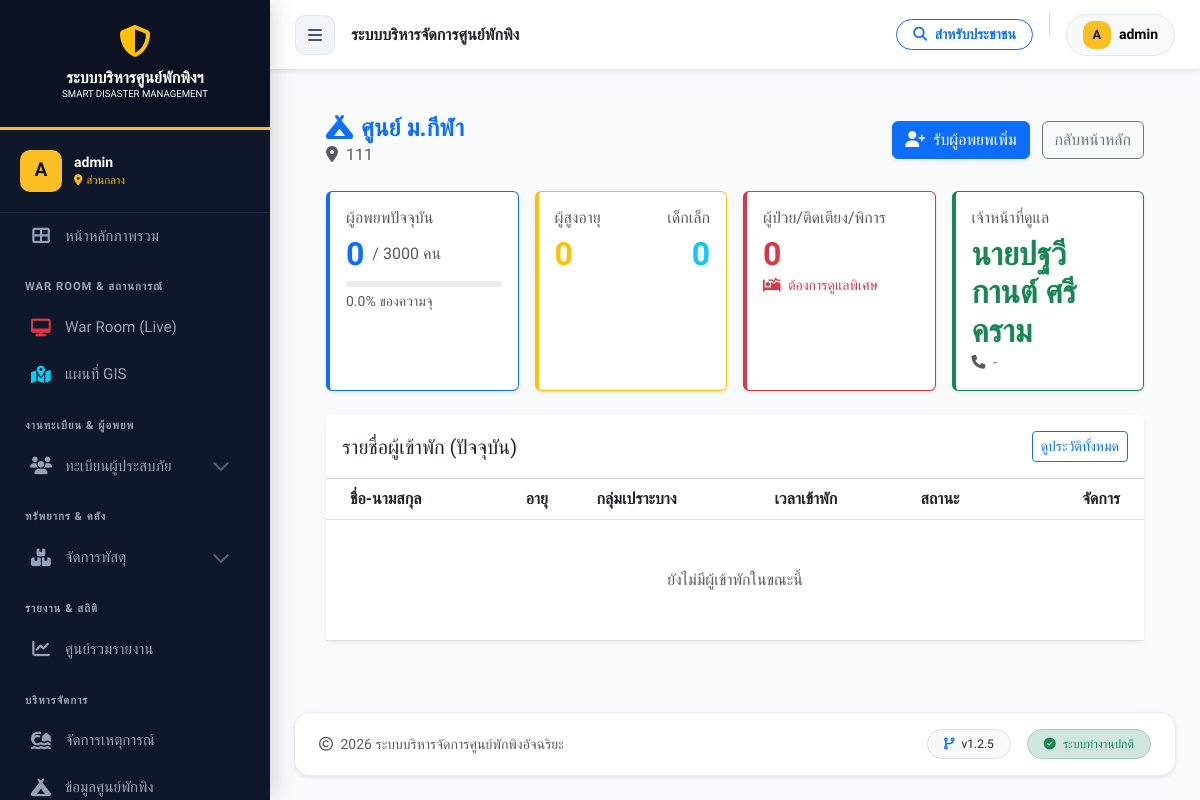
Page /shelter_details.php?id=9 (signed in) on the committed database.
### tables this page shows
CREATE TABLE `shelters` (
  `id` int(11) NOT NULL,
  `incident_id` int(11) NOT NULL COMMENT 'ผูกกับเหตุการณ์ไหน',
  `name` varchar(200) NOT NULL COMMENT 'ชื่อศูนย์',
  `location` text NOT NULL COMMENT 'ที่ตั้ง',
  `district` varchar(100) DEFAULT NULL,
  `province` varchar(100) DEFAULT NULL,
  `latitude` decimal(10,8) DEFAULT NULL,
  `longitude` decimal(11,8) DEFAULT NULL,
  `capacity` int(11) NOT NULL DEFAULT 0 COMMENT 'ความจุสูงสุด',
  `contact_person` varchar(255) DEFAULT NULL,
  `contact_phone` varchar(20) DEFAULT NULL,
  `status` enum('open','full','closed') NOT NULL DEFAULT 'open',
  `last_updated` datetime DEFAULT NULL,
  `created_at` datetime DEFAULT current_timestamp()
);

### shelter_details.php (the view, shortened to what this page needs)
<?php
include 'includes/header.php';
$shelter_id = isset($_GET['id']) ? intval($_GET['id']) : 0;
$sql_shelter = "SELECT * FROM shelters WHERE id = ?";
$stmt = $conn->prepare($sql_shelter);
$stmt->bind_param("i", $shelter_id);
$stmt->execute();
$shelter = $stmt->get_result()->fetch_assoc();
$stats = [
    'total' => 0,
    'male' => 0,
    'female' => 0,
    'elderly' => 0,
    'child' => 0,
    'patient' => 0
];
$sql_people = "SELECT * FROM evacuees WHERE shelter_id = ? AND status != 'returned' ORDER BY registered_at DESC";
$stmt_p = $conn->prepare($sql_people);
$stmt_p->bind_param("i", $shelter_id);
$stmt_p->execute();
$result_people = $stmt_p->get_result();
$capacity_percent = 0;
if ($shelter['capacity'] > 0) {
    $capacity_percent = ($stats['total'] / $shelter['capacity']) * 100;
}
?>
<div class="main-content">
    <div class="page-content">
        <div class="container-fluid">
            <div class="d-flex justify-content-between align-items-center mb-4">
                <div>
                    <h4 class="mb-0 text-primary fw-bold"><i class="fas fa-campground me-2"></i><?php echo htmlspecialchars($shelter['name']); ?></h4>
                    <span class="text-muted"><i class="fas fa-map-marker-alt me-1"></i> <?php echo htmlspecialchars($shelter['location'] ?? 'ไม่ระบุที่ตั้ง'); ?></span>
                </div>
                <div>
                    <a href="evacuee_form.php?shelter_id=<?php echo $shelter_id; ?>" class="btn btn-primary shadow-sm"><i class="fas fa-user-plus me-1"></i> รับผู้อพยพเพิ่ม</a>
                    <a href="index.php" class="btn btn-outline-secondary ms-2">กลับหน้าหลัก</a>
                </div>
            </div>
            <div class="row g-3 mb-4">
                <div class="col-md-3">
                    <div class="card stat-card border-primary shadow-sm h-100">
                        <div class="card-body">
                            <h6 class="text-muted text-uppercase mb-2">ผู้อพยพปัจจุบัน</h6>
                            <div class="d-flex align-items-center">
                                <h2 class="mb-0 text-primary fw-bold"><?php echo $stats['total']; ?></h2>
                                <span class="ms-2 text-muted">/ <?php echo $shelter['capacity']; ?> คน</span>
                            </div>
                            <div class="progress mt-2" style="height: 6px;">
                            </div>
                            <small class="text-muted mt-1 d-block"><?php echo number_format($capacity_percent, 1); ?>% ของความจุ</small>
                        </div>
                    </div>
                </div>
                <div class="col-md-3">
                    <div class="card stat-card border-warning shadow-sm h-100">
                        <div class="card-body">
                            <div class="d-flex justify-content-between">
                                <div>
                                    <h6 class="text-muted text-uppercase mb-2">ผู้สูงอายุ</h6>
                                    <h2 class="mb-0 text-warning fw-bold"><?php echo $stats['elderly']; ?></h2>
                                </div>
                                <div class="text-end">
                                    <h6 class="text-muted text-uppercase mb-2">เด็กเล็ก</h6>
                                    <h2 class="mb-0 text-info fw-bold"><?php echo $stats['child']; ?></h2>
                                </div>
                            </div>
                        </div>
                    </div>
                </div>
                <div class="col-md-3">
                    <div class="card stat-card border-danger shadow-sm h-100">
                        <div class="card-body">
                            <h6 class="text-muted text-uppercase mb-2">ผู้ป่วย/ติดเตียง/พิการ</h6>
                            <h2 class="mb-0 text-danger fw-bold"><?php echo $stats['patient']; ?></h2>
                            <small class="text-danger"><i class="fas fa-procedures me-1"></i> ต้องการดูแลพิเศษ</small>
                        </div>
                    </div>
                </div>
                <div class="col-md-3">
                    <div class="card stat-card border-success shadow-sm h-100">
                        <div class="card-body">
                            <h6 class="text-muted text-uppercase mb-2">เจ้าหน้าที่ดูแล</h6>
                            <h2 class="mb-0 text-success fw-bold"><?php echo htmlspecialchars($shelter['contact_person'] ?? '-'); ?></h2>
                            <small class="text-muted"><i class="fas fa-phone me-1"></i> <?php echo htmlspecialchars($shelter['phone'] ?? '-'); ?></small>
                        </div>
                    </div>
                </div>
            </div>
            <div class="card shadow-sm border-0">
                <div class="card-header bg-white py-3 d-flex justify-content-between align-items-center">
                    <h5 class="mb-0 text-dark font-weight-bold">รายชื่อผู้เข้าพัก (ปัจจุบัน)</h5>
                    <a href="evacuee_list.php?shelter_id=<?php echo $shelter_id; ?>" class="btn btn-sm btn-outline-primary">ดูประวัติทั้งหมด</a>
                </div>
                <div class="card-body p-0">
                    <div class="table-responsive">
                        <table class="table table-hover align-middle mb-0">
                            <thead class="bg-light">
                                <tr>
                                    <th class="ps-4">ชื่อ-นามสกุล</th>
                                    <th>อายุ</th>
                                    <th>กลุ่มเปราะบาง</th>
                                    <th>เวลาเข้าพัก</th>
                                    <th>สถานะ</th>
                                    <th class="text-end pe-4">จัดการ</th>
                                </tr>
                            </thead>
                            <tbody>
                                <?php
                                $result_people->data_seek(0);
                                if ($result_people->num_rows > 0):
                                    while($row = $result_people->fetch_assoc()):
                                ?>
                                    <tr>
                                        <td class="ps-4">
                                            <div class="fw-bold text-dark"><?php echo $row['prefix'].$row['first_name'].' '.$row['last_name']; ?></div>
                                            <small class="text-muted">ID: <?php echo $row['id_card']; ?></small>
                                        </td>
                                        <td>
                                            <?php echo $row['age']; ?> ปี
                                            <i class="fas <?php echo $row['gender']=='male'?'fa-male text-primary':'fa-female text-danger'; ?>"></i>
                                        </td>
                                        <td>
                                            <?php
                                            if(!empty($row['vulnerable_group'])) {
                                                $vg = explode(',', $row['vulnerable_group']);
                                                foreach($vg as $v) {
                                                    if($v=='elderly') echo '<span class="badge bg-warning text-dark me-1" title="ผู้สูงอายุ"><i class="fas fa-user-clock"></i></span>';
                                                    if($v=='child') echo '<span class="badge bg-info text-dark me-1" title="เด็กเล็ก"><i class="fas fa-baby"></i></span>';
                                                    if($v=='bedridden') echo '<span class="badge bg-danger me-1" title="ติดเตียง"><i class="fas fa-procedures"></i></span>';
                                                    if($v=='disabled') echo '<span class="badge bg-primary me-1" title="พิการ"><i class="fas fa-wheelchair"></i></span>';
                                                    if($v=='pregnant') echo '<span class="badge bg-pink text-dark me-1" style="background-color:pink" title="ตั้งครรภ์"><i class="fas fa-female"></i></span>';
                                                }
                                            } else {
                                                echo '<span class="text-muted small">-</span>';
                                            }
                                            ?>
                                        </td>
                                        <td>
                                            <?php
                                            $dt = strtotime($row['registered_at']);
                                            echo date('d/m/', $dt) . (date('Y', $dt)+543) . '<br><small class="text-muted">'.date('H:i น.', $dt).'</small>';
                                            ?>
                                        </td>
                                        <td><?php echo getStatusBadge($row['status']); ?></td>
                                        <td class="text-end pe-4">
                                            <a href="evacuee_form.php?id=<?php echo $row['id']; ?>" class="btn btn-sm btn-outline-secondary" title="แก้ไข"><i class="fas fa-edit"></i></a>
                                            <a href="evacuee_delete.php?id=<?php echo $row['id']; ?>" class="btn btn-sm btn-outline-danger" onclick="return confirm('ยืนยันการลบ?');" title="ลบ"><i class="fas fa-trash"></i></a>
                                        </td>
                                    </tr>
                                <?php endwhile; else: ?>
                                    <tr><td colspan="6" class="text-center py-5 text-muted">ยังไม่มีผู้เข้าพักในขณะนี้</td></tr>
                                <?php endif; ?>
                            </tbody>
                        </table>
                    </div>
                </div>
            </div>
        </div>
    </div>
</div>
<?php include 'includes/footer.php'; ?>

### includes/header.php (style rules this page uses)
:root { --sidebar-width: 270px; --nav-bg: #0f172a; --nav-hover: #1e293b; --active-gold: #fbbf24; --text-main: #f1f5f9; --text-muted: #94a3b8; --body-bg: #f8fafc; --header-height: 70px; --primary-color: #0d6efd; }
body { font-family: 'Prompt', sans-serif; background-color: var(--body-bg); color: #334155; overflow-x: hidden; margin: 0; transition: margin-left 0.3s ease; }

### shelter_details.php (style rules this page uses)
.main-content { margin-left: 0 !important; padding: 20px !important; width: 100% !important; }
.stat-card { border-left: 4px solid; transition: transform 0.2s; }

### rows in the picture
shelters: name "ศูนย์ ม.กีฬา", location "111", capacity "3000", capacity "0.0", contact_person "นายปฐวีกานต์ ศรีคราม"

### other values in the picture
substr($_SESSION['username'] ?? 'U', 0, 1) "A"
$_SESSION['username'] "admin"
$user_shelter_name ?: 'ส่วนกลาง' "ส่วนกลาง"
$stats['total'] "0"
$stats['elderly'] "0"
$stats['child'] "0"
$stats['patient'] "0"
$shelter['phone'] "-"
